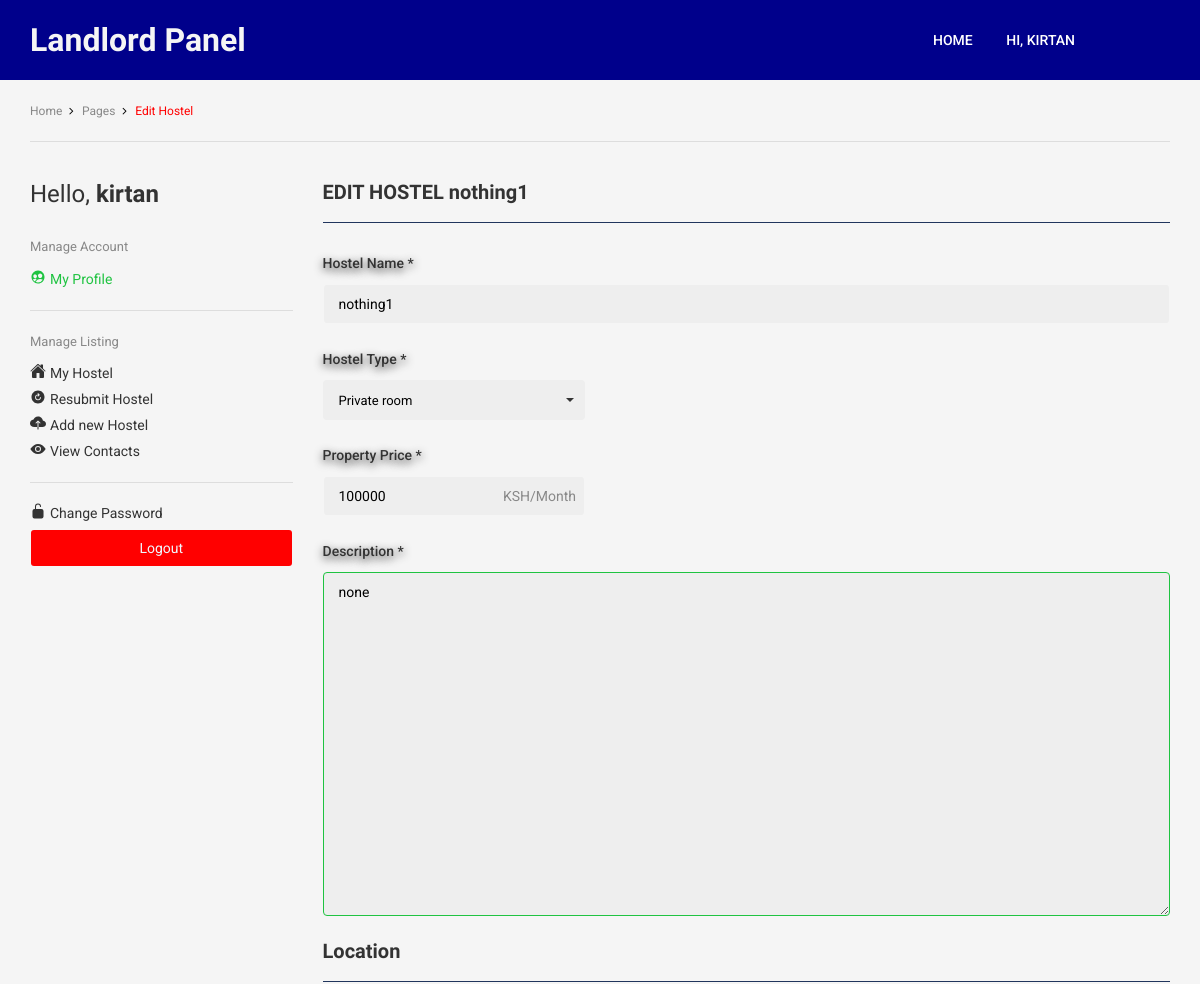
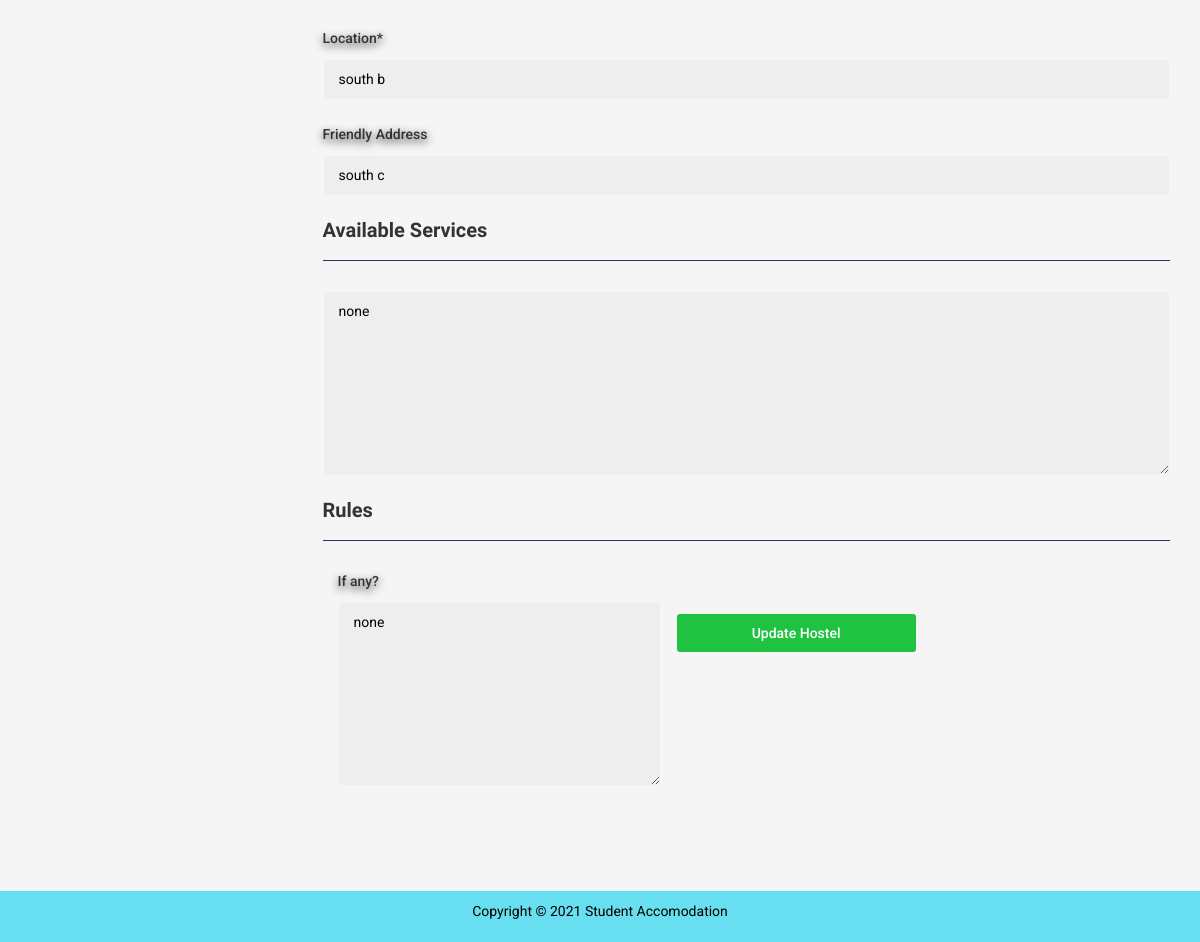
Screenshot of /landlord/update_hostel.php?edit_hostel=4 (signed in) with the database file from the repository (2 pictures, top to bottom).
### tables this page shows
CREATE TABLE `hos_details` (
  `ID` int(11) NOT NULL,
  `agent_id` int(11) NOT NULL,
  `hos_name` varchar(50) NOT NULL,
  `hos_type` varchar(50) NOT NULL,
  `price` varchar(50) NOT NULL,
  `description` varchar(255) NOT NULL,
  `ft_img` varchar(255) NOT NULL,
  `location` varchar(255) NOT NULL,
  `friendly_add` varchar(255) NOT NULL,
  `services` varchar(50) NOT NULL,
  `rules` varchar(50) NOT NULL,
  `uploaded_on` datetime NOT NULL DEFAULT current_timestamp(),
  `isActive` tinyint(1) NOT NULL DEFAULT 1,
  `agent_active` tinyint(1) NOT NULL DEFAULT 0
);

### landlord/update_hostel.php (the view, shortened to what this page needs)
<?php
  if (isset($_GET['edit_hostel'])) {
    $edit_id=$_GET['edit_hostel'];
}
?>
<!DOCTYPE html>
<html lang="en">
  <head>
<link rel="stylesheet" href="css/plugins.css">
<link rel="stylesheet" href="css/style.css">
  </head>
  <body>
  <section id="container" >
<?php include("includes/core_inc.php");?>
<?php
  $query="SELECT * from `hos_details` where `ID`='$edit_id'";
  $query_run=mysqli_query($con,$query);
  $row=mysqli_fetch_assoc($query_run);
?>
<header class="header header--blue">
    <div class="container">
      <div class="header__main">
        <div class="header__logo">
          <a href="#">
            <h1 style="color: whitesmoke;">Landlord Panel</h1>
          </a>
        </div>
        <div class="header__menu header__menu--v1">
          <ul class="header__nav">
            <li class="header__nav-item">
              <a href="index.php" class="header__nav-link">Home</a>
            </li>
            <li class="header__nav-item">
              <a href="#" class="header__nav-link">Hi, <?php echo $_SESSION['username_landlord'];?></a>
          </li>
          </ul>
        </div>
     </div>
   </div>
 </header>
 <div class="container">
    <ul class="ht-breadcrumbs ht-breadcrumbs--y-padding ht-breadcrumbs--b-border">
      <li class="ht-breadcrumbs__item"><a href="#" class="ht-breadcrumbs__link"><span class="ht-breadcrumbs__title">Home</span></a></li>
      <li class="ht-breadcrumbs__item"><a href="#" class="ht-breadcrumbs__link"><span class="ht-breadcrumbs__title">Pages</span></a></li>
      <li class="ht-breadcrumbs__item"><span class="ht-breadcrumbs__page">Edit Hostel</span></li>
    </ul>
    <div class="my-profile__container">
      <div class="row">
        <div class="col-md-3">
          <h2 class="bookmarked-listing__headline">Hello, <strong><?php echo $_SESSION['username_landlord'];?></strong></h2>
          <div class="settings-block">
            <span class="settings-block__title">Manage Account</span>
            <ul class="settings">
              <li class="setting setting--current"><a href="dashboard.php" class="setting__link"><ion-icon name="people-circle" class="setting__icon"></ion-icon>My Profile</a></li>
            </ul>
          </div>
          <div class="settings-block">
            <span class="settings-block__title">Manage Listing</span>
            <ul class="settings">
              <li class="setting"><a href="my_hostel.php" class="setting__link"><ion-icon name="home" class="setting__icon"></ion-icon>My Hostel</a></li>
              <li class="setting "><a href="resubmit_hostel.php" class="setting__link"><ion-icon name="refresh-circle" class="setting__icon"></ion-icon>Resubmit Hostel</a></li>
              <li class="setting "><a href="submit_hostel.php" class="setting__link"><ion-icon name="cloud-upload" class="setting__icon"></ion-icon>Add new Hostel</a></li>
              <li class="setting"><a href="viewContact.php" class="setting__link"><ion-icon name="eye" class="setting__icon"></ion-icon>View Contacts</a></li>
            </ul>
          </div>
          <div class="settings-block">
            <ul class="settings">
              <li class="setting"><a href="change-password.php" class="setting__link"><ion-icon name="lock-open" class="setting__icon"></ion-icon>Change Password</a></li>
              <form action="dashboard.php" method="post">
              <li><input type="submit" value="Logout" name="logout" class="logout" style="background-color: red; color:aliceblue" ></li>
              </form>
            </ul>
          </div>
        </div>
                <form action="update_hostel.php" method="post" enctype="multipart/form-data" id="myform">
                    <div class="col-md-9">
                        <div class="submit-property__block">
                            <h3 class="submit-property__headline"> <b> EDIT HOSTEL <?php echo $row['hos_name'] ?></b></h3>
                            <div class="submit-property__group">
                                <label for="property-title" class="submit-property__label">Hostel Name *</label>
                                <input type="text" class="submit-property__field" name="title" id="property-title" placeholder="Name of house" value="<?php echo $row['hos_name'] ?>" required>
                            </div>
                            <div class="row">
                                <div class="col-md-4">
                                    <div class="submit-property__group">
                                        <label for="property-type" class="submit-property__label">Hostel Type *</label>
                                    </div>
                                </div>
                            </div>
                            <div class="row">
                                <div class="col-md-4">
                                    <div class="submit-property__group">
                                        <label for="property-price" class="submit-property__label">Property Price *</label>
                                        <span class="submit-property__unit">KSH/Month</span>
                                        <input type="number"  id="property-price" name="price" class="submit-property__field" placeholder="eg 10000" value="<?php echo $row['price'] ?>" required>
                                    </div>
                                </div>
                            </div>
                            <div class="submit-property__group">
                                <label for="submit-property-wysiwyg" class="submit-property__label">Description *</label>
                                <textarea required cols="30" rows="20" class="submit-property__field" name="description" placeholder="Write a detailed description of the hostel and its surrounding" style="border-color:#1fc341; border-width:1px;" ><?php echo $row['description'] ?></textarea>
                            </div>
                        </div>
                        <div class="submit-property__block">
                            <h3 class="submit-property__headline">Location</h3>
                            <div class="submit-property__group">
                                <label for="state" class="submit-property__label" >Location*</label>
                                <input type="text"  name="location" placeholder="eg kodi road, plot number 5" class="submit-property__field" value="<?php echo $row['location'] ?>" required>
                          </div>
                        <div class="submit-property__group">
                            <label for="property-address" class="submit-property__label">Friendly Address</label>
                            <input required type="text"  id="property-address" class="submit-property__field" name="address" placeholder="Opposite..../next to...." value="<?php echo $row['friendly_add'] ?>" required>
                        </div>
                    </div>
                    <div class="submit-property__block">
                        <h3 class="submit-property__headline"> Available Services</h3>
                        <div class="submit-property__features">
                            <div class="submit-property__group">
                                <textarea cols="10" rows="10"  id="property-map-address" class="submit-property__field"  name="services" placeholder="What services do you offer? fulltime food, internet.....etc"><?php echo $row['services'] ?></textarea>
                            </div>
                        </div>
                    </div>
                    <div class="submit-property__block">
                        <h3 class="submit-property__headline">Rules</h3>
                        <div class="submit-property__features">
                            <div class="submit-property__group">
                               <div class="col-md-5">
                                    <div class="submit-property__group">
                                        <label for="property-map-address" class="submit-property__label">If any?</label>
                                        <textarea cols="10" rows="10" class="submit-property__field"  id="property-map-address" name="rules" placeholder="Mandatory rules to be followed" required><?php echo $row['rules'] ?></textarea>
                                    </div>
                               </div>
                            </div>
                        </div>
                    </div><br/><br/>
                    <div class="submit-property__block">
                    <div class="row">
                    <input type="submit" value="Update Hostel" class="submit-property__submit" name="update_hostel">
                    </div>
                    </div>
                 </div>
                </form>
  </section>
  <?php include "includes/footer.php" ?>
  </body>
</html>

### rows the page displays
hos_details: hos_name "nothing1", title "nothing1", price "100000", description "none", location "south b", address "south c", services "none", rules "none"

### other values shown
$_SESSION['username_landlord'] "KIRTAN"
$_SESSION['username_landlord'] "kirtan"
